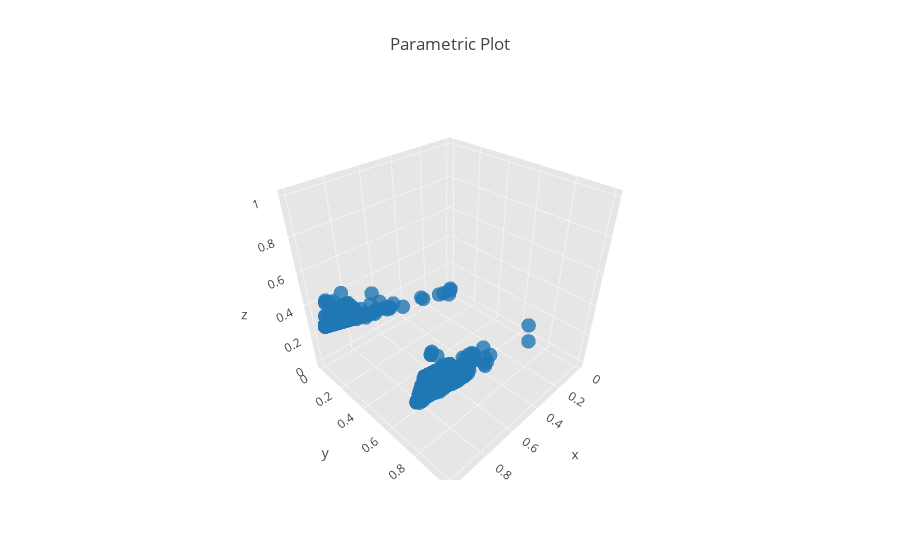

The code cell stored with this chart in its notebook:
### Code cell
import plotly
from plotly.offline import download_plotlyjs, init_notebook_mode, plot, iplot
from plotly.graph_objs import *
init_notebook_mode(connected=True)

def fig_3d(x, y, z):
    x = [val[0] for val in x]
    y = [val[0] for val in y]
    z = [val[0] for val in z]

    surface = Scatter3d(
        x=x,
        y=y,
        z=z,
        mode='markers',
        marker=dict(
            size=5,
            opacity=0.8
        )
    )
    data = Data([surface])
    layout = Layout(
        autosize=True,
        title='Parametric Plot',
        scene=Scene(
            xaxis=XAxis(
                gridcolor='rgb(255, 255, 255)',
                zerolinecolor='rgb(255, 255, 255)',
                showbackground=True,
                backgroundcolor='rgb(230, 230,230)'
            ),
            yaxis=YAxis(
                gridcolor='rgb(255, 255, 255)',
                zerolinecolor='rgb(255, 255, 255)',
                showbackground=True,
                backgroundcolor='rgb(230, 230,230)'
            ),
            zaxis=ZAxis(
                gridcolor='rgb(255, 255, 255)',
                zerolinecolor='rgb(255, 255, 255)',
                showbackground=True,
                backgroundcolor='rgb(230, 230,230)'
            )
        )
    )

    fig = Figure(data=data, layout=layout)
    iplot(fig)
    


fig_3d(projected_data[:, 0].tolist(), projected_data[:, 1].tolist(), projected_data[:, 2].tolist())

### Figure 1 — Plotly figure (JSON) as saved in the notebook; plotly's stock layout.template omitted (floating-point values rounded to 4 significant figures; data arrays with more than 128 entries replaced by an {"elided": "..."} marker saying what was removed)
{"data": [{"marker": {"opacity": 0.8, "size": 5}, "mode": "markers", "type": "scatter3d", "x": {"elided": "747 float values"}, "y": {"elided": "747 float values"}, "z": {"elided": "747 float values"}}], "layout": {"autosize": true, "scene": {"xaxis": {"backgroundcolor": "rgb(230, 230,230)", "gridcolor": "rgb(255, 255, 255)", "showbackground": true, "zerolinecolor": "rgb(255, 255, 255)"}, "yaxis": {"backgroundcolor": "rgb(230, 230,230)", "gridcolor": "rgb(255, 255, 255)", "showbackground": true, "zerolinecolor": "rgb(255, 255, 255)"}, "zaxis": {"backgroundcolor": "rgb(230, 230,230)", "gridcolor": "rgb(255, 255, 255)", "showbackground": true, "zerolinecolor": "rgb(255, 255, 255)"}}, "title": "Parametric Plot"}}
